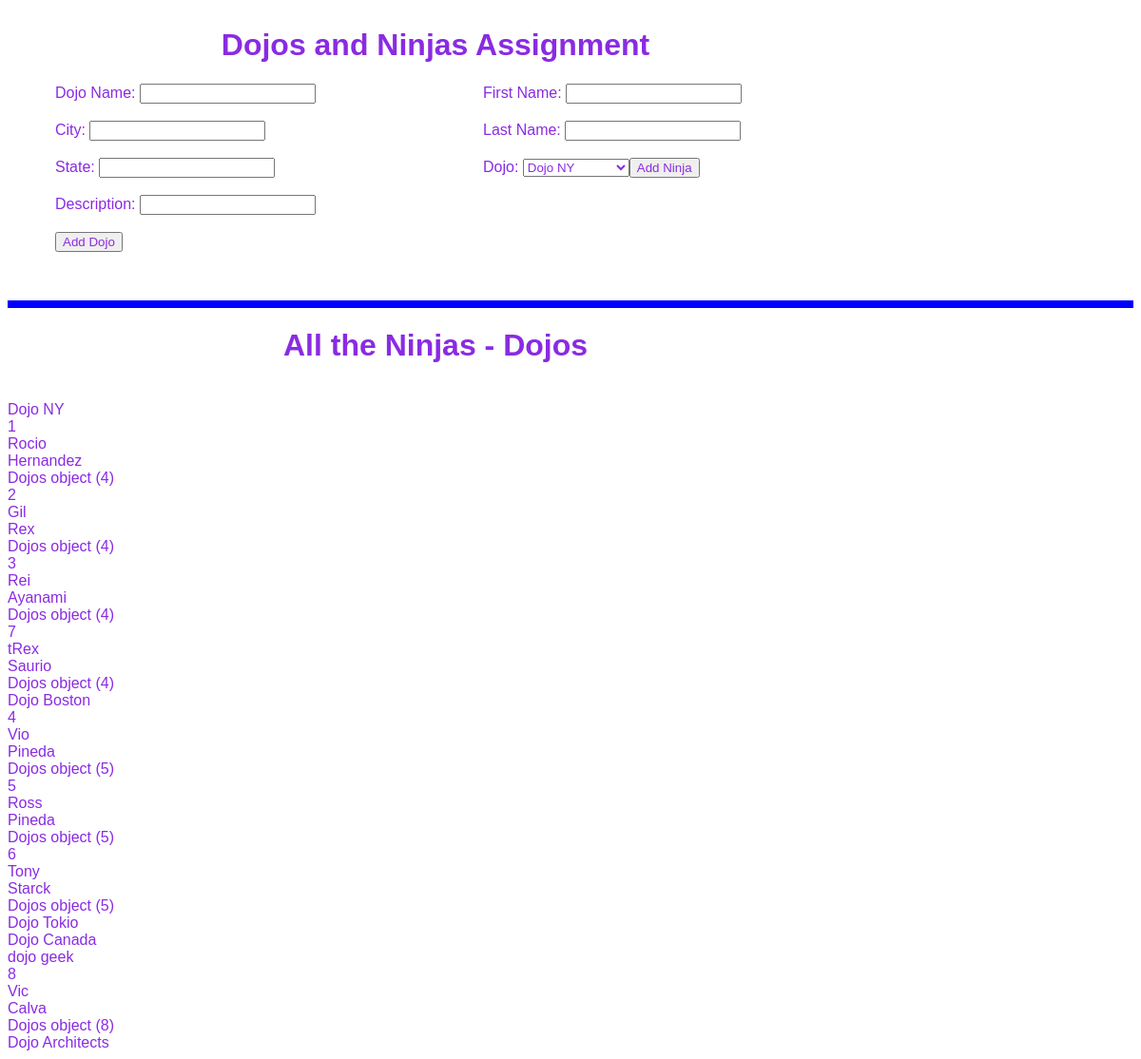
The page / on the database its author committed.
### DojoNinjasapp/models.py (models this page shows)
class Dojos(models.Model):
    name=models.CharField(max_length=255)
    city=models.CharField(max_length=255)
    state=models.CharField(max_length=2)
    desc=models.TextField(null=True)
    created_at=models.DateTimeField(auto_now_add=True)
    updated_at=models.DateTimeField(auto_now=True)

class Ninjas(models.Model):
    first_name=models.CharField(max_length=255)
    last_name=models.CharField(max_length=255)
    dojonam=models.ForeignKey(Dojos, related_name='dojo', on_delete=models.CASCADE)
    created_at=models.DateTimeField(auto_now_add=True)
    updated_at=models.DateTimeField(auto_now=True)

### DojoNinjasapp/views.py (the view)
# urls.py: path('', views.index),
def index(request):
    context={
        "all_dojos": Dojos.objects.all()
    }
    return render(request,"index.html",context)

### DojoNinjasapp/templates/index.html (shortened to what this page needs)
<!DOCTYPE html>
<html lang="en">
<head>
    {%load static %}
    <link rel="stylesheet" href="{% static 'style.css' %}">
</head>
<body>
    <div id="wrapper">
        <h1>Dojos and Ninjas Assignment</h1>
        <div class="formas">
            <form action="/newdojo" method="POST">
                Dojo Name: <input type="text" name='dname'>
                <br><br>
                City: <input type="text" name='dcity'>
                <br><br>
                State: <input type="text" name='dstate'>
                <br><br>
                Description: <input type="text" name='desc'>
                <br><br>
                <input id="butt" type="submit" value="Add Dojo">
            </form>
        </div>
        <div class="formas">
            <form action="/newninja" method="POST">
                First Name: <input type="text" name='nname'>
                <br><br>
                Last Name: <input type="text" name='nlastname'>
                <br><br>
                <label for="dojon">Dojo:</label>
                <select id="dojon" name="dojon">
                {% for Dojos in all_dojos %}
                    <option value="{{ Dojos.id }}">{{ Dojos.name }}</option>
                {% endfor %}
                <br><br>
                <input id="butt" type="submit" value="Add Ninja">
            </form>
        </div>
    </div>
    <hr style="border: 4px solid blue;" />
    <h1>All the Ninjas - Dojos</h1>
    {% for Dojos in all_dojos %}
    <br>
        {{Dojos.name}}
            {% for Ninjas in Dojos.dojo.all %}
                <br>
                {{ Ninjas.id }}
                <br>
                {{ Ninjas.first_name }}
                <br>
                {{ Ninjas.last_name }}
                <br>
                {{ Ninjas.dojonam }}
            {% endfor %}
    {% endfor %}
</body>
</html>

### DojoNinjasapp/static/style.css (style rules this page uses)
* { font-family: 'Lucida Sans', 'Lucida Sans Regular', 'Lucida Grande', 'Lucida Sans Unicode', Geneva, Verdana, sans-serif; color: blueviolet; }
h1 { width: 900px; text-align: center; }
#wrapper { width: 900px; height: 300px; display: inline-flex; flex-wrap: wrap; }
.formas { width: 400px; height: 250px; margin-left: 50px; }

### rows shown on the page
Dojos: name "Dojo NY"
Ninjas: id "1", first_name "Rocio", last_name "Hernandez", dojonam "Dojos object (4)"
Ninjas: id "2", first_name "Gil", last_name "Rex", dojonam "Dojos object (4)"
Ninjas: id "3", first_name "Rei", last_name "Ayanami", dojonam "Dojos object (4)"
Ninjas: id "7", first_name "tRex", last_name "Saurio", dojonam "Dojos object (4)"
Dojos: name "Dojo Boston"
Ninjas: id "4", first_name "Vio", last_name "Pineda", dojonam "Dojos object (5)"
Ninjas: id "5", first_name "Ross", last_name "Pineda", dojonam "Dojos object (5)"
Ninjas: id "6", first_name "Tony", last_name "Starck", dojonam "Dojos object (5)"
Dojos: name "Dojo Tokio"
Dojos: name "Dojo Canada"
Dojos: name "dojo geek"
Ninjas: id "8", first_name "Vic", last_name "Calva", dojonam "Dojos object (8)"
Dojos: name "Dojo Architects"

### other values the page prints
form field dojon "Dojo NY"
